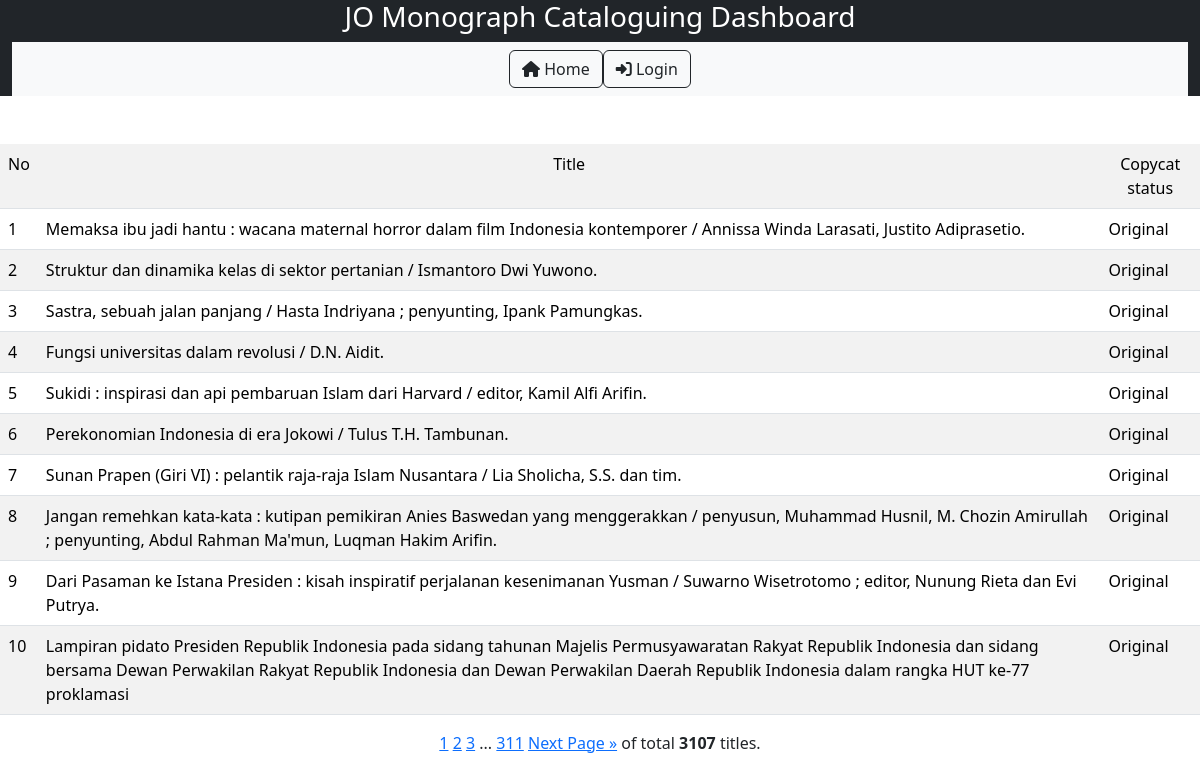
The page /detail_copycat/Original/ on the database its author committed.
### nlajkt_cat_stat/models.py (models this page shows)
class Catalogues(models.Model):
    entry_date = models.DateField()
    consignment_no = models.IntegerField(default=469)
    title = models.TextField()
    work_type = models.CharField(max_length=20, choices=[
        ('Original','Original'),
        ('Translation','Translation'),
        ('Adaptation','Adaptation')
        ], default='Original')
    publish_year = models.IntegerField()
    volume = models.CharField(max_length=20, choices=[
        ('Single','Single'),
        ('Multi-complete','Multi-complete'),
        ('Multi-incomplete','Multi-incomplete'),
        ], default='Single')
    copycat = models.CharField(max_length=20, choices=[
        ('Original','Original'),
        ('Partial copycat','Partial copycat'),
        ('Full copycat','Full copycat'),
        ], default='Original')
    ISBN = models.CharField(max_length=20, choices=[
        ('No','No'),
        ('Yes-valid','Yes-valid'),
        ('Yes-invalid','Yes-invalid'),
        ], default='No')
    authorship_type = models.CharField(max_length=50, choices=[
        ('Single author','Single author'),
        ('Collaboration','Collaboration'),
        ('Compilation','Compilation'),
        ('Others','Others')
        ], default='Single')
    language = models.CharField(max_length=50, choices=[
        ('Indonesian','Indonesian'),
        ('English','English'),
        ('Indonesian local','Indonesian local'),
        ('Multi language','Multi language'),
        ('Others','Others')
        ], default='Indonesian')
    bibliography = models.CharField(max_length=20, choices=[
        ('No','No'),
        ('Yes','Yes'),
        ], default='No')
    indexx = models.CharField(max_length=20, choices=[
        ('No','No'),
        ('Yes','Yes'),
        ], default='No')
    publisher_type = models.CharField(max_length=100, choices=[
        ('Commercial','Commercial'),
        ('Government','Government'),
        ('Universities','Universities'),
        ('NGO','NGO'),
        ('International','International'),
        ('Others','Others')
        ], default='Commercial')
    genre = models.CharField(max_length=100, choices=[
        ('General non fiction','General non fiction'),
        ('Fiction-novel','Fiction-novel'),
        ('Fiction-short stories','Fiction-short stories'),
	    ('Fiction-biographic','Fiction-biographic'),
	    ('Fiction-drama','Fiction-drama'),
        ('Poetry','Poetry'),
        ('Folktales','Folktales'),
        ('Biography-single','Biography-single'),
        ('Biography-collective','Biography-collective'),
        ('Biography-auto','Biography-auto'),
        ('Dictionaries','Dictionaries'),
        ('Proceeding','Proceeding'),
        ('Comic, cartoon','Comic, cartoon'),
        ], default='General non fiction')
    format = models.CharField(max_length=100, choices=[
        ('Book-printed','Book-printed'),
        ('Book-electronic','Book-electronic'),
        ('Non book video','Non book video'),
        ('Non book audio','Non book audio'),
        ('Map-single','Map-single'),
        ('Map-atlas','Map-atlas'),
        ('Ephemera','Ephemera')
        ], default='Book-printed')
    size = models.CharField(max_length=10, choices=[
        ('YY','YY'),
        ('YYq', 'YYq'),
        ('YYf','YYf'),
        ('YYp','YYp'),
        ('YYpf','YYpf')
        ],default='YY')
    subject = models.CharField(max_length=50, choices=[
       ('000-Generalities','000-Generalities'),
       ('000-Library science','000-Library science'),
       ('000-Journalism and media','000-Journalism and media'),
       ('100-Philosophy and ethics','100-Philosophy and ethics'),
       ('200-Religions-general','200-Religions-general'),
       ('200-Religion-Islam','200-Religion-Islam'),
       ('200-Religion-Christianity','200-Religion-Christianity'),
       ('200-Religion-Hinduism','200-Religion-Hinduism'),
       ('200-Religion-Buddhism and others','200-Religion-Buddhism and others'),
       ('300-Social-anthropology and sociology','300-Social-anthropology and sociology'),
       ('300-Social-problems and services','300-Social-problems and services'),
       ('300-Social-politics','300-Social-politics'),
       ('300-Social-international relations','300-Social-international relations'),
       ('300-Social-economics-general','300-Social-economics-general'),
       ('300-Social-economics-management','300-Social-economics-management'),
       ('300-Social-economics-resources','300-Social-economics-resources'),
       ('300-Social-economics-policy and development','300-Social-economics-policy and development'),
       ('300-Social-economics-financial and monetary','300-Social-economics-financial and monetary'),
       ('300-Social-economics-industries and production','300-Social-economics-industries and production'),
       ('300-Social-culture','300-Social-culture'),
       ('300-Social-military','300-Social-military'),
       ('300-Social-education','300-Social-education'),
       ('300-Social-law','300-Social-law'),
       ('300-Social-transportation','300-Social-transportation'),
       ('300-Social-public administration','300-Social-public administration'),
       ('300-Social-human rights','300-Social-human rights'),
       ('400-Language-linguistics','400-Language-linguistics'),
       ('400-Language-sociolinguistics','400-Language-sociolinguistics'),
       ('500-Science-general','500-Science-general'),
       ('600-Technology-general','600-Technology-general'),
       ('600-Agriculture and agribusiness','600-Agriculture and agribusiness'),
       ('700-Arts-general','700-Arts-general'),
       ('700-Arts-visual','700-Arts-visual'),
       ('700-Arts-performance','700-Arts-performance'),
       ('700-Arts-music','700-Arts-music'),
       ('700-Architecture','700-Architecture'),
       ('800-Literature-general','800-Literature-general'),
       ('800-Literature-fiction and poetry','800-Literature-fiction and poetry'),
       ('900-History-general','900-History-general'),
       ('900-History-Indonesia','900-History-Indonesia'),
       ('900-Geography and travel','900-Geography and travel'),
       ('900-Biography','900-Biography')
       ], null=True)

### nlajkt_cat_stat/views.py (the view)
# urls.py: path('detail_copycat/<str:copycat>/', views.detail_copycat, name='detail_copycat'),
def detail_copycat(request, copycat):
    detail_copycat = Catalogues.objects.all().filter(copycat=copycat)
    page = request.GET.get('page', 1)
    paginator = Paginator(detail_copycat, 10)
    try:
        paging = paginator.page(page)
    except PageNotAnInteger:
        paging = paginator.page(1)
    except EmptyPage:
        paging = paginator.page(paginator.num_pages)
    template = loader.get_template('detail_copycat.html')
    context = {'paging' : paging,}
    return HttpResponse(template.render(context, request))

### nlajkt_cat_stat/templates/detail_copycat.html
{% extends 'base.html'%}
{% block block1 %}
<br><br><center>
<table style="width: auto;" class="table table-striped">
    <tr bgcolor = 'grey'>
      <b><td>No</td>
        <td align="center">Title</td>
        <td align="center">Copycat status</td></b>
    </tr>
    {% for x in paging %}
    <tr>
        <td>{{ forloop.counter0|add:paging.start_index }}</td>
        <td>{{ x.title }}</td>
        <td>{{ x.copycat }}</td>
    </tr>
    {% endfor %}
</table>
{% include 'pagination_jakartaoffice.html' %}</center>
<br><br>
{% endblock %}

### rows shown on the page
Catalogues: title "Memaksa ibu jadi hantu : wacana maternal horror dalam film Indonesia kontemporer / Annissa Winda Larasati, Justito Adiprasetio.", copycat "Original"
Catalogues: title "Struktur dan dinamika kelas di sektor pertanian / Ismantoro Dwi Yuwono.", copycat "Original"
Catalogues: title "Sastra, sebuah jalan panjang / Hasta Indriyana ; penyunting, Ipank Pamungkas.", copycat "Original"
Catalogues: title "Fungsi universitas dalam revolusi / D.N. Aidit.", copycat "Original"
Catalogues: title "Sukidi : inspirasi dan api pembaruan Islam dari Harvard / editor, Kamil Alfi Arifin.", copycat "Original"
Catalogues: title "Perekonomian Indonesia di era Jokowi / Tulus T.H. Tambunan.", copycat "Original"
Catalogues: title "Sunan Prapen (Giri VI) : pelantik raja-raja Islam Nusantara / Lia Sholicha, S.S. dan tim.", copycat "Original"
Catalogues: title "Jangan remehkan kata-kata : kutipan pemikiran Anies Baswedan yang menggerakkan / penyusun, Muhammad Husnil, M. Chozin Amirullah ; penyunting, Abdul Rahman Ma'mun, Luqman Hakim Arifin.", copycat "Original"
Catalogues: title "Dari Pasaman ke Istana Presiden : kisah inspiratif perjalanan kesenimanan Yusman / Suwarno Wisetrotomo ; editor, Nunung Rieta dan Evi Putrya.", copycat "Original"
Catalogues: title "Lampiran pidato Presiden Republik Indonesia pada sidang tahunan Majelis Permusyawaratan Rakyat Republik Indonesia dan sidang bersama Dewan Perwakilan Rakyat Republik Indonesia dan Dewan Perwakilan Daerah Republik Indonesia dalam rangka HUT ke-77 proklamasi", copycat "Original"

### other values the page prints
{{ num }} "1"
{{ num }} "2" "3"
{{ paging.paginator.num_pages }} "311"
{{ paging.paginator.count }} "3107"
